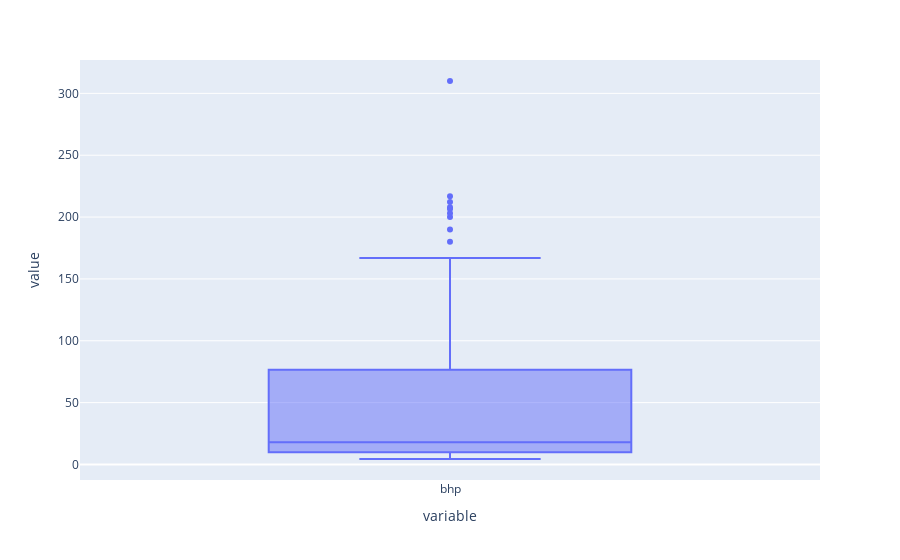

Notebook source saved alongside this figure:
### Markdown cell above
## Box and whiskerplot to show indepth distribution of bhp

### Code cell
px.box(bikes['bhp'])

### Figure 1 — Plotly figure (JSON) as saved in the notebook; plotly's stock layout.template omitted (floating-point values rounded to 4 significant figures; data arrays with more than 128 entries replaced by an {"elided": "..."} marker saying what was removed)
{"data": [{"alignmentgroup": "True", "hovertemplate": "variable=%{x}<br>value=%{y}<extra></extra>", "legendgroup": "", "marker": {"color": "#636efa"}, "name": "", "notched": false, "offsetgroup": "", "orientation": "v", "showlegend": false, "type": "box", "x": {"elided": "213 str values"}, "x0": " ", "xaxis": "x", "y": {"elided": "213 float values"}, "y0": " ", "yaxis": "y"}], "layout": {"boxmode": "group", "legend": {"tracegroupgap": 0}, "margin": {"t": 60}, "xaxis": {"anchor": "y", "domain": [0, 1], "title": {"text": "variable"}}, "yaxis": {"anchor": "x", "domain": [0, 1], "title": {"text": "value"}}}}
